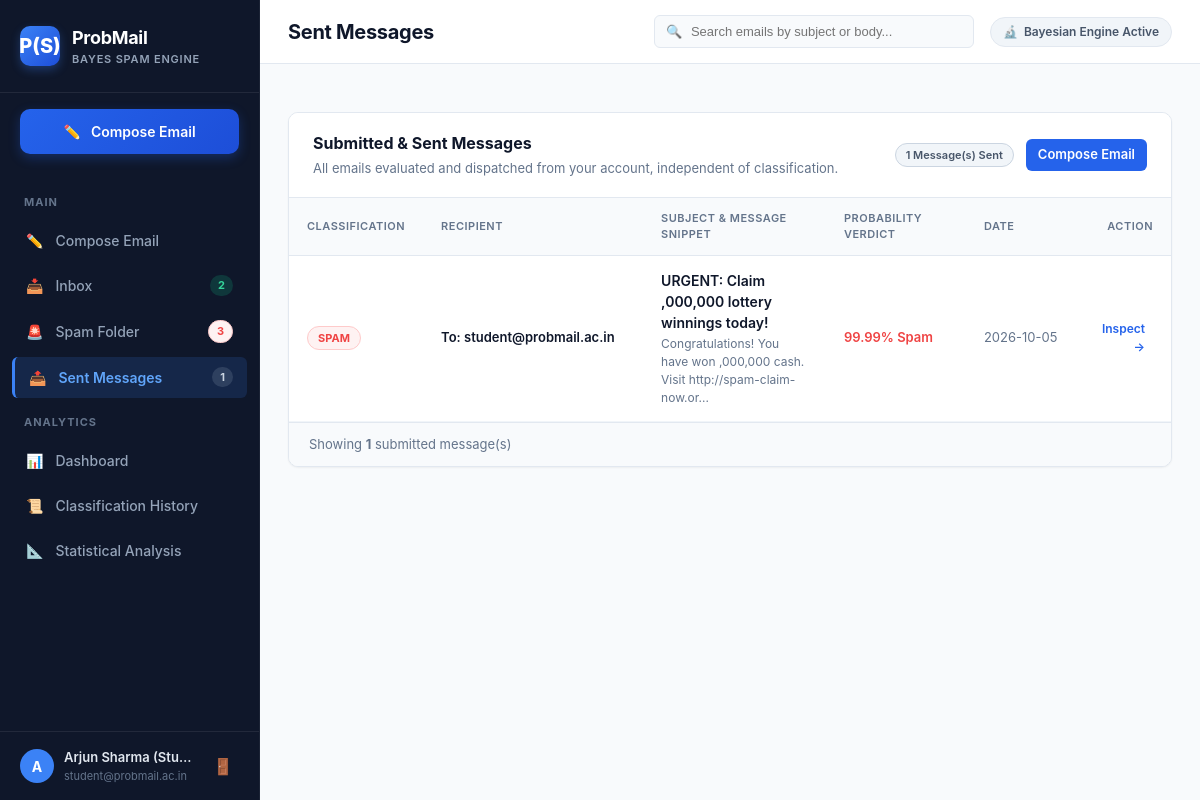
Page /sent (signed in) on the earlier database version.
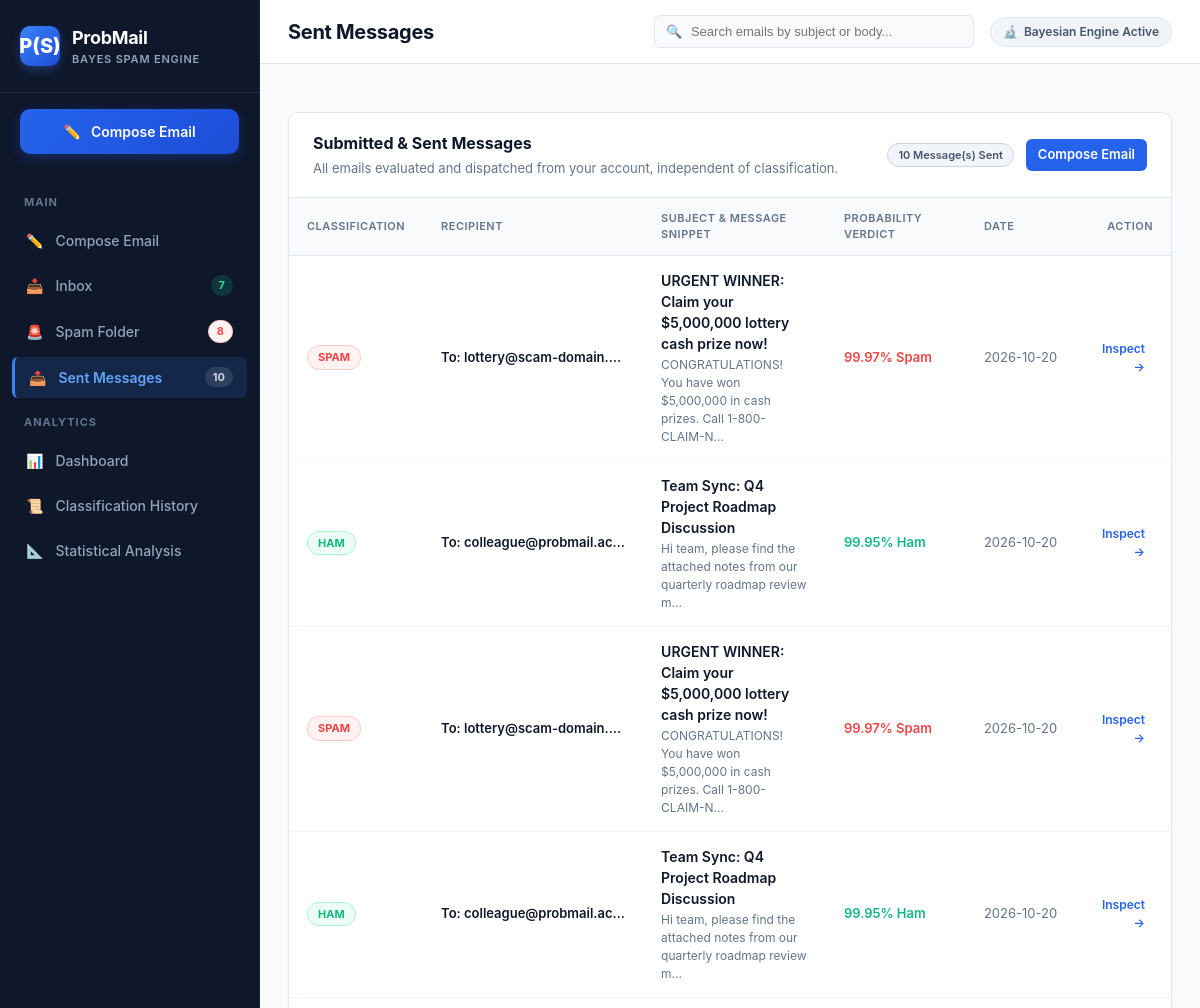
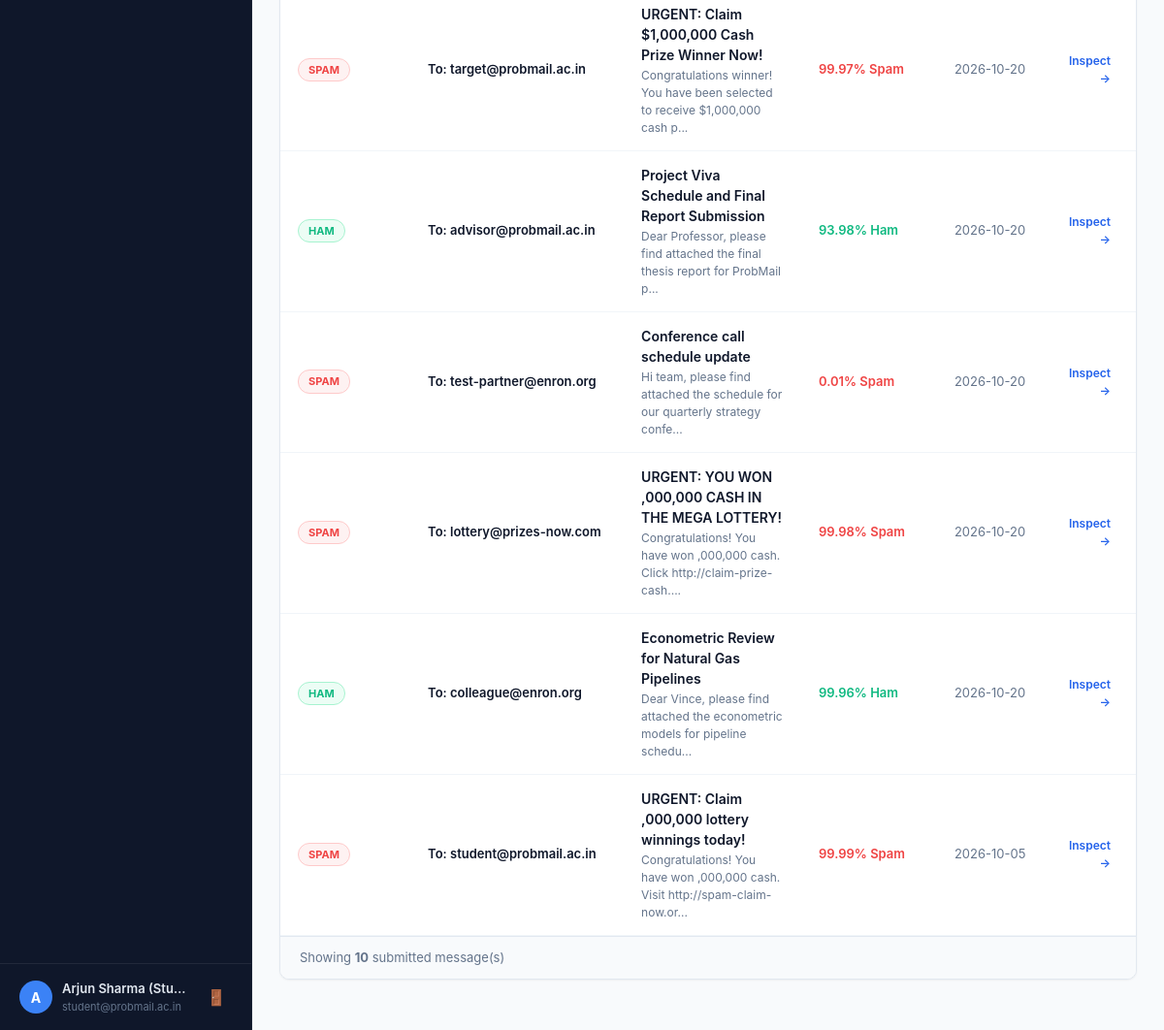
Same page on the later database version (2 pictures, top to bottom).
### tables this page shows
CREATE TABLE emails (
        id INTEGER PRIMARY KEY AUTOINCREMENT,
        sender_id INTEGER NOT NULL,
        receiver_id INTEGER NOT NULL,
        sender_email TEXT NOT NULL,
        receiver_email TEXT NOT NULL,
        subject TEXT NOT NULL,
        body TEXT NOT NULL,
        prediction TEXT NOT NULL,
        spam_probability REAL NOT NULL,
        ham_probability REAL NOT NULL,
        folder TEXT NOT NULL,
        is_read INTEGER DEFAULT 0,
        indicators_json TEXT DEFAULT '[]',
        top_words_json TEXT DEFAULT '[]',
        created_at TIMESTAMP DEFAULT CURRENT_TIMESTAMP,
        FOREIGN KEY (sender_id) REFERENCES users (id) ON DELETE CASCADE,
        FOREIGN KEY (receiver_id) REFERENCES users (id) ON DELETE CASCADE
    );

### app.py (the view)
@app.route("/sent")
@login_required
def sent_folder():
    user_id = session["user_id"]
    query = request.args.get("q", "")
    emails = EmailModel.get_emails_for_user(user_id, folder="sent", search_query=query)
    return render_template("sent.html", active_page="sent", emails=emails, search_query=query)

### app.py (called while the page is built, shortened)
def verify_auth_token(token):
    if not token:
        return None
    try:
        data = AUTH_SERIALIZER.loads(token)
        return data.get("user_id")
    except Exception:
        return None

@app.before_request
def check_token_auth():
    token = request.args.get("token") or request.cookies.get("probmail_token") or request.headers.get("X-Auth-Token")
    if token:
        uid = verify_auth_token(token)
        if uid:
            user = UserModel.get_by_id(uid)
            if user:
                session["user_id"] = user["id"]
                session["user_name"] = user["name"]
                session["user_email"] = user["email"]
                session["auth_token"] = token
                session.permanent = True

def login_required(f):
    @wraps(f)
    def decorated_function(*args, **kwargs):
        return f(*args, **kwargs)
    return decorated_function

### database.py (called while the page is built)
def get_db():
    conn = sqlite3.connect(DB_PATH)
    conn.row_factory = sqlite3.Row
    conn.execute("PRAGMA foreign_keys = ON")
    return conn

### templates/sent.html (shortened to what this page needs)
{% extends "base.html" %}
{% block page_title %}Sent Messages{% endblock %}
{% block content %}
<div class="card">
    <div class="card-header" style="display: flex; justify-content: space-between; align-items: center; flex-wrap: wrap; gap: 12px;">
        <div>
            <h2 class="card-title">Submitted & Sent Messages</h2>
            <p class="card-subtitle">All emails evaluated and dispatched from your account, independent of classification.</p>
        </div>
        <div class="mailbox-meta-right">
            <span class="badge-status-neutral font-semibold">{{ emails|length }} Message(s) Sent</span>
            <a href="{{ url_for('compose_email') }}" class="btn-primary btn-sm">
                <span>Compose Email</span>
            </a>
        </div>
    </div>
    <div class="card-body p-0">
        {% if emails %}
        <div class="table-responsive">
            <table class="app-table">
                <thead>
                    <tr>
                        <th style="width: 100px;">Classification</th>
                        <th style="width: 220px;">Recipient</th>
                        <th>Subject & Message Snippet</th>
                        <th style="width: 140px;">Probability Verdict</th>
                        <th style="width: 110px;">Date</th>
                        <th style="width: 90px; text-align: right;">Action</th>
                    </tr>
                </thead>
                <tbody>
                    {% for email in emails %}
                    <tr class="table-row-clickable" onclick="window.location.href='{{ url_for('view_email', email_id=email.id) }}'">
                        <td>
                            {% if email.prediction == 'SPAM' %}
                            <span class="badge-status-spam">SPAM</span>
                            {% else %}
                            <span class="badge-status-ham">HAM</span>
                            {% endif %}
                        </td>
                        <td class="text-sm font-semibold text-truncate" style="max-width: 220px;" title="{{ email.receiver_email }}">
                            To: {{ email.receiver_email }}
                        </td>
                        <td>
                            <div class="table-subject">{{ email.subject }}</div>
                            <div class="table-snippet">{{ email.body[:75] }}...</div>
                        </td>
                        <td>
                            {% if email.prediction == 'SPAM' %}
                            <span class="text-spam font-semibold text-sm">{{ email.spam_probability }}% Spam</span>
                            {% else %}
                            <span class="text-ham font-semibold text-sm">{{ email.ham_probability }}% Ham</span>
                            {% endif %}
                        </td>
                        <td class="text-muted text-sm whitespace-nowrap">
                            {{ email.created_at[:10] }}
                        </td>
                        <td style="text-align: right;">
                            <a href="{{ url_for('view_email', email_id=email.id) }}" class="btn-table-action" onclick="event.stopPropagation();">
                                Inspect &rarr;
                            </a>
                        </td>
                    </tr>
                    {% endfor %}
                </tbody>
            </table>
        </div>
        <div class="table-footer-bar">
            <span class="text-muted text-sm">Showing <strong>{{ emails|length }}</strong> submitted message(s)</span>
        </div>
        {% endif %}
    </div>
</div>
{% endblock %}

### templates/base.html (shortened to what the changed rows need)
<!DOCTYPE html>
<html lang="en">
<head>
    <link rel="stylesheet" href="{{ url_for('static', filename='css/style.css') }}">
</head>
<body>
    <div class="app-container">
        <aside class="sidebar">
            <nav class="sidebar-nav">
                <a href="{{ url_for('inbox') }}" class="nav-item {% if active_page == 'inbox' %}active{% endif %}">
                    <div class="nav-item-left">
                        <span>📥</span> <span>Inbox</span>
                    </div>
                    {% if folder_counts and folder_counts.inbox_total > 0 %}
                    <span id="sidebarBadgeInbox" class="nav-badge badge-inbox">{{ folder_counts.inbox_total }}</span>
                    {% else %}
                    <span id="sidebarBadgeInbox" class="nav-badge badge-inbox" style="display: none;">0</span>
                    {% endif %}
                </a>
                <a href="{{ url_for('spam_folder') }}" class="nav-item {% if active_page == 'spam' %}active{% endif %}">
                    <div class="nav-item-left">
                        <span>🚨</span> <span>Spam Folder</span>
                    </div>
                    {% if folder_counts and folder_counts.spam_total > 0 %}
                    <span id="sidebarBadgeSpam" class="nav-badge badge-spam">{{ folder_counts.spam_total }}</span>
                    {% else %}
                    <span id="sidebarBadgeSpam" class="nav-badge badge-spam" style="display: none;">0</span>
                    {% endif %}
                </a>
                <a href="{{ url_for('sent_folder') }}" class="nav-item {% if active_page == 'sent' %}active{% endif %}">
                    <div class="nav-item-left">
                        <span>📤</span> <span>Sent Messages</span>
                    </div>
                    {% if folder_counts and folder_counts.sent_total > 0 %}
                    <span id="sidebarBadgeSent" class="nav-badge" style="background: rgba(148, 163, 184, 0.2); color: #cbd5e1;">{{ folder_counts.sent_total }}</span>
                    {% else %}
                    <span id="sidebarBadgeSent" class="nav-badge" style="background: rgba(148, 163, 184, 0.2); color: #cbd5e1; display: none;">0</span>
                    {% endif %}
                </a>
            </nav>
        </aside>
        <main class="main-content">
            <header class="top-navbar">
                <div class="top-navbar-left">
                    <h1 class="page-title">{% block page_title %}Dashboard{% endblock %}</h1>
                </div>
            </header>
            <div class="content-body">
                {% block content %}{% endblock %}
            </div>
        </main>
    </div>
</body>
</html>

Differences in the rows shown:
added emails: prediction "SPAM", receiver_email "lottery@scam-domain.…", subject "URGENT WINNER: Claim your $5,000,000 lottery cash prize now!", body "CONGRATULATIONS! You have won $5,000,000 in cash prizes. Call 1-800-CLAIM-N", spam_probability "99.97", created_at "2026-10-20"
added emails: prediction "HAM", receiver_email "colleague@probmail.ac…", subject "Team Sync: Q4 Project Roadmap Discussion", body "Hi team, please find the attached notes from our quarterly roadmap review m", ham_probability "99.95", created_at "2026-10-20"
added emails: prediction "SPAM", receiver_email "lottery@scam-domain.…", subject "URGENT WINNER: Claim your $5,000,000 lottery cash prize now!", body "CONGRATULATIONS! You have won $5,000,000 in cash prizes. Call 1-800-CLAIM-N", spam_probability "99.97", created_at "2026-10-20"
added emails: prediction "HAM", receiver_email "colleague@probmail.ac…", subject "Team Sync: Q4 Project Roadmap Discussion", body "Hi team, please find the attached notes from our quarterly roadmap review m", ham_probability "99.95", created_at "2026-10-20"
added emails: prediction "SPAM", receiver_email "target@probmail.ac.in", subject "URGENT: Claim $1,000,000 Cash Prize Winner Now!", body "Congratulations winner! You have been selected to receive $1,000,000 cash p", spam_probability "99.97", created_at "2026-10-20"
added emails: prediction "HAM", receiver_email "advisor@probmail.ac.in", subject "Project Viva Schedule and Final Report Submission", body "Dear Professor, please find attached the final thesis report for ProbMail p", ham_probability "93.98", created_at "2026-10-20"
added emails: prediction "SPAM", receiver_email "test-partner@enron.org", subject "Conference call schedule update", body "Hi team, please find attached the schedule for our quarterly strategy confe", spam_probability "0.01", created_at "2026-10-20"
added emails: prediction "SPAM", receiver_email "lottery@prizes-now.com", subject "URGENT: YOU WON ,000,000 CASH IN THE MEGA LOTTERY!", body "Congratulations! You have won ,000,000 cash. Click http://claim-prize-cash.", spam_probability "99.98", created_at "2026-10-20"
added emails: prediction "HAM", receiver_email "colleague@enron.org", subject "Econometric Review for Natural Gas Pipelines", body "Dear Vince, please find attached the econometric models for pipeline schedu", ham_probability "99.96", created_at "2026-10-20"
Other differences:
{{ folder_counts.inbox_total }}: "2" → "7"
{{ folder_counts.spam_total }}: "3" → "8"
{{ folder_counts.sent_total }}: "1" → "10"
{{ emails|length }}: "1" → "10"
